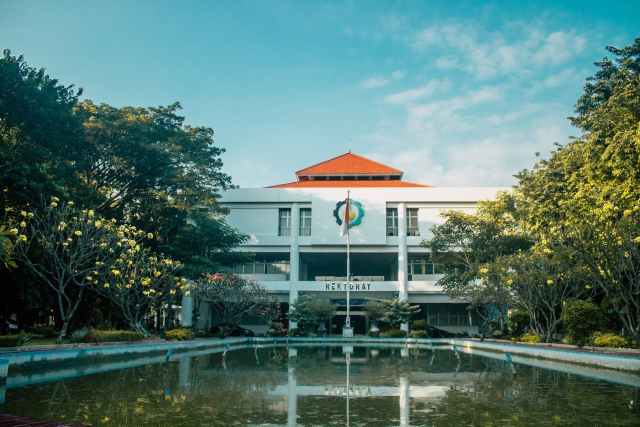
#> input picture TUGAS 5/assets/image.png, 1280 x 853 px (shown at 1/2 size)
$ python main.py
#> lines starting #> are read from the running program, lines starting #| are printed output that depends on the picture; after the words box and inside, x2 and y2 are one past the last pixel; in counts of white or black regions, pixels touching at a corner belong together
#> in main, img is the input picture: shape (853, 1280, 3); mean B, G, R 112.5, 119, 85.3
import cv2
import numpy as np


def grayscale(img):
    tinggi, lebar, _ = img.shape
#> tinggi = 266; lebar = 400
    gray = np.zeros((tinggi, lebar), dtype=np.uint8)

    for i in range(tinggi):
        for j in range(lebar):
            b, g, r = img[i, j]
            gray[i, j] = int(0.299 * r + 0.587 * g + 0.114 * b)

    return gray


def threshold(gray, batas):
#> called with batas = 127
    tinggi, lebar = gray.shape
#> tinggi = 266; lebar = 400
    biner = np.zeros((tinggi, lebar), dtype=np.uint8)

    for i in range(tinggi):
        for j in range(lebar):
            if gray[i, j] > batas:
                biner[i, j] = 255
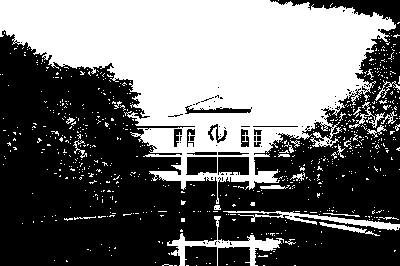
#> biner: shape (266, 400); 43.3% white; 696 white regions (669 under 20 px), largest, box (x1, y1, x2, y2) and area: (0, 0, 396, 204) 41010, (167, 216, 284, 266) 1159, (223, 211, 400, 231) 832

    return biner


def erosi(biner, se):
    # piksel tetap putih kalau SEMUA tetangga di bawah SE putih
    tinggi, lebar = biner.shape
#> tinggi = 266; lebar = 400
    k = len(se) // 2
    hasil = np.zeros((tinggi, lebar), dtype=np.uint8)

    for i in range(tinggi):
        for j in range(lebar):
            semua_putih = True
            for u in range(-k, k + 1):
                for v in range(-k, k + 1):
                    if se[u + k][v + k] == 0:
                        continue
                    # pinggiran gambar pakai piksel terdekat (replicate)
                    y = min(max(i + u, 0), tinggi - 1)
                    x = min(max(j + v, 0), lebar - 1)
                    if biner[y, x] == 0:
                        semua_putih = False
            if semua_putih:
                hasil[i, j] = 255
#> hasil: shape (266, 400); 35.6% white; 57 white regions (48 under 20 px), largest, box (x1, y1, x2, y2) and area: (0, 0, 395, 188) 36770, (232, 236, 279, 266) 331, (309, 216, 400, 229) 241

    return hasil


def dilasi(biner, se):
    # piksel jadi putih kalau ADA tetangga di bawah SE yang putih
    tinggi, lebar = biner.shape
#> tinggi = 266; lebar = 400
    k = len(se) // 2
    hasil = np.zeros((tinggi, lebar), dtype=np.uint8)

    for i in range(tinggi):
        for j in range(lebar):
            ada_putih = False
            for u in range(-k, k + 1):
                for v in range(-k, k + 1):
                    if se[u + k][v + k] == 0:
                        continue
                    y = min(max(i + u, 0), tinggi - 1)
                    x = min(max(j + v, 0), lebar - 1)
                    if biner[y, x] == 255:
                        ada_putih = True
            if ada_putih:
                hasil[i, j] = 255
#> hasil: shape (266, 400); 55.7% white; 131 black regions (106 under 20 px), largest, box (x1, y1, x2, y2) and area: (0, 36, 400, 266) 34543, (219, 124, 400, 219) 8155, (292, 0, 400, 23) 945

    return hasil


def opening(biner, se):
    # erosi dulu baru dilasi, buat ngilangin bintik putih kecil
    return dilasi(erosi(biner, se), se)
#> after the loop in dilasi (call 2), `for i in range(tinggi):`: hasil: shape (266, 400); 39.1% white; 43 white regions (28 under 20 px), largest, box (x1, y1, x2, y2) and area: (0, 0, 396, 189) 39276, (282, 212, 400, 230) 574, (231, 235, 280, 266) 498


def closing(biner, se):
    # dilasi dulu baru erosi, buat nutup lubang hitam kecil
    return erosi(dilasi(biner, se), se)
#> after the loop in erosi (call 3), `for i in range(tinggi):`: hasil: shape (266, 400); 47% white; 268 white regions (248 under 20 px), largest, box (x1, y1, x2, y2) and area: (0, 0, 400, 212) 45366, (223, 207, 400, 236) 1484, (162, 216, 296, 266) 1397


def main():
    img = cv2.imread("./assets/image.png")

    if img is None:
        print("Image not loaded!")
        return

    # resize ke lebih kecil biar loop nya ga lama
    img = cv2.resize(img, (400, 266))

    se = [[1, 1, 1],
          [1, 1, 1],
          [1, 1, 1]] # structuring element kotak 3x3

    gray = grayscale(img)
    biner = threshold(gray, 127)
    ero = erosi(biner, se)
    dil = dilasi(biner, se)
    ope = opening(biner, se)
    clo = closing(biner, se)

    font = cv2.FONT_HERSHEY_SIMPLEX
    position = (15, 30)
    color = 127 # abu2 biar keliatan di area putih maupun hitam

    cv2.putText(gray, "Grayscale", position, font, 0.8, color, 2)
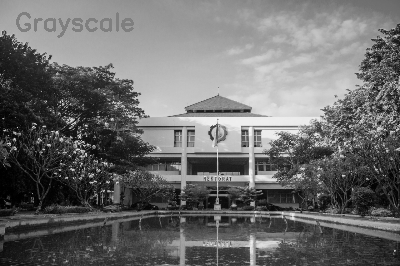
#> gray: shape (266, 400); min 0, max 249, mean 107.3
    cv2.putText(biner, "Biner", position, font, 0.8, color, 2)
#> biner: shape (266, 400); 0.47% of pixels changed, all inside (x1, y1, x2, y2) = (17, 11, 79, 32)
    cv2.putText(ero, "Erosi", position, font, 0.8, color, 2)
#> ero: shape (266, 400); min 0, max 255, mean 90.2
    cv2.putText(dil, "Dilasi", position, font, 0.8, color, 2)
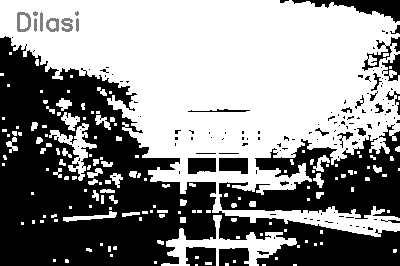
#> dil: shape (266, 400); min 0, max 255, mean 141.3
    cv2.putText(ope, "Opening", position, font, 0.8, color, 2)
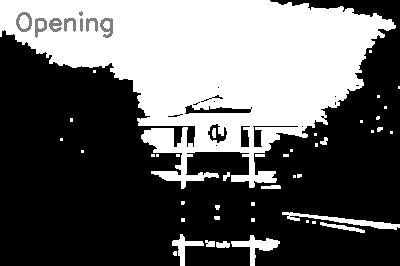
#> ope: shape (266, 400); min 0, max 255, mean 98.7
    cv2.putText(clo, "Closing", position, font, 0.8, color, 2)
#> clo: shape (266, 400); min 0, max 255, mean 119

    top_row = np.hstack((gray, biner, ero))
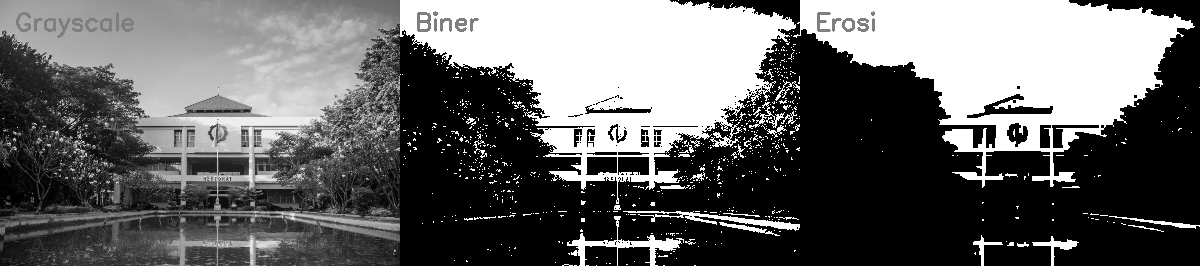
#> top_row: shape (266, 1200); min 0, max 255, mean 102.5
    bottom_row = np.hstack((dil, ope, clo))
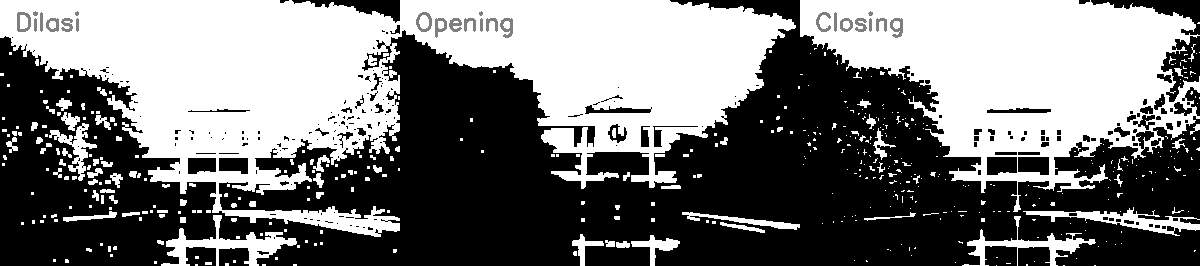
#> bottom_row: shape (266, 1200); min 0, max 255, mean 119.7

    grid = np.vstack((top_row, bottom_row))
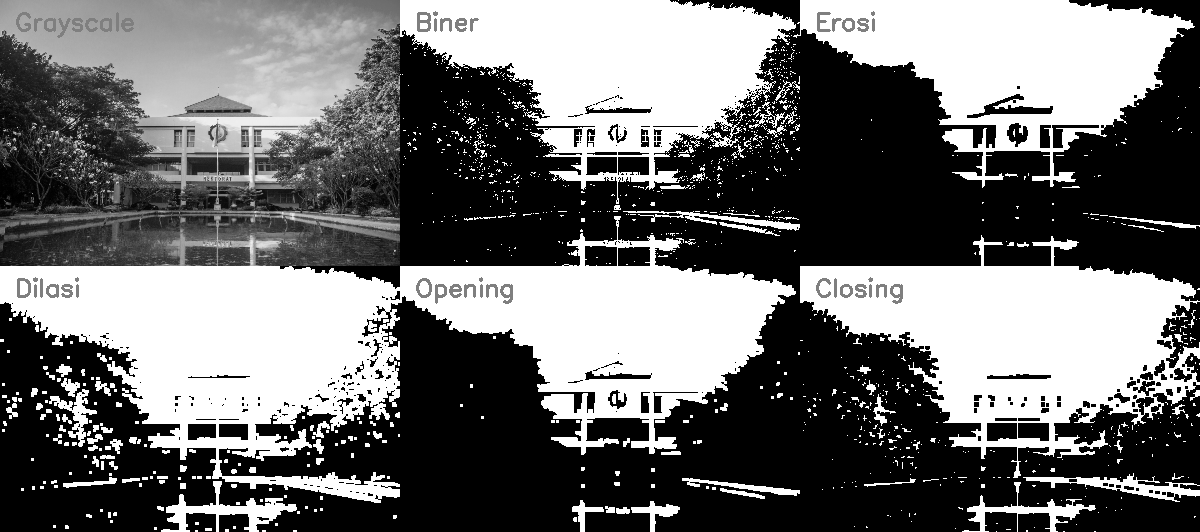
#> grid: shape (532, 1200); min 0, max 255, mean 111.1
    while True:
        cv2.imshow("Morphology", grid)

        key = cv2.waitKey(0) & 0xFF
#> (key Esc is pressed here)

        if key == 32:  # Spasi
            cv2.imwrite("hasil_morphology.png", grid)
            print("ok")

        elif key == 27:  # Esc
            break
    cv2.destroyAllWindows()

main()
